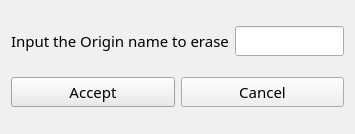
<?xml version="1.0" encoding="UTF-8"?>
<ui version="4.0">
 <class>Erase_Credential_Window</class>
 <widget class="QDialog" name="Erase_Credential_Window">
  <property name="geometry">
   <rect>
    <x>0</x>
    <y>0</y>
    <width>355</width>
    <height>134</height>
   </rect>
  </property>
  <property name="palette">
   <palette>
    <active>
     <colorrole role="WindowText">
      <brush brushstyle="SolidPattern">
       <color alpha="255">
        <red>0</red>
        <green>0</green>
        <blue>0</blue>
       </color>
      </brush>
     </colorrole>
     <colorrole role="Button">
      <brush brushstyle="SolidPattern">
       <color alpha="255">
        <red>247</red>
        <green>127</green>
        <blue>0</blue>
       </color>
      </brush>
     </colorrole>
     <colorrole role="Light">
      <brush brushstyle="SolidPattern">
       <color alpha="255">
        <red>255</red>
        <green>0</green>
        <blue>0</blue>
       </color>
      </brush>
     </colorrole>
     <colorrole role="Midlight">
      <brush brushstyle="SolidPattern">
       <color alpha="255">
        <red>255</red>
        <green>0</green>
        <blue>0</blue>
       </color>
      </brush>
     </colorrole>
     <colorrole role="Dark">
      <brush brushstyle="SolidPattern">
       <color alpha="255">
        <red>160</red>
        <green>160</green>
        <blue>160</blue>
       </color>
      </brush>
     </colorrole>
     <colorrole role="Mid">
      <brush brushstyle="SolidPattern">
       <color alpha="255">
        <red>160</red>
        <green>160</green>
        <blue>160</blue>
       </color>
      </brush>
     </colorrole>
     <colorrole role="Text">
      <brush brushstyle="SolidPattern">
       <color alpha="255">
        <red>0</red>
        <green>0</green>
        <blue>0</blue>
       </color>
      </brush>
     </colorrole>
     <colorrole role="BrightText">
      <brush brushstyle="SolidPattern">
       <color alpha="255">
        <red>255</red>
        <green>0</green>
        <blue>0</blue>
       </color>
      </brush>
     </colorrole>
     <colorrole role="ButtonText">
      <brush brushstyle="SolidPattern">
       <color alpha="255">
        <red>0</red>
        <green>0</green>
        <blue>0</blue>
       </color>
      </brush>
     </colorrole>
     <colorrole role="Base">
      <brush brushstyle="SolidPattern">
       <color alpha="255">
        <red>0</red>
        <green>120</green>
        <blue>215</blue>
       </color>
      </brush>
     </colorrole>
     <colorrole role="Window">
      <brush brushstyle="SolidPattern">
       <color alpha="255">
        <red>85</red>
        <green>170</green>
        <blue>255</blue>
       </color>
      </brush>
     </colorrole>
     <colorrole role="Shadow">
      <brush brushstyle="SolidPattern">
       <color alpha="255">
        <red>105</red>
        <green>105</green>
        <blue>105</blue>
       </color>
      </brush>
     </colorrole>
     <colorrole role="Highlight">
      <brush brushstyle="SolidPattern">
       <color alpha="255">
        <red>0</red>
        <green>120</green>
        <blue>215</blue>
       </color>
      </brush>
     </colorrole>
     <colorrole role="HighlightedText">
      <brush brushstyle="SolidPattern">
       <color alpha="255">
        <red>247</red>
        <green>127</green>
        <blue>0</blue>
       </color>
      </brush>
     </colorrole>
     <colorrole role="Link">
      <brush brushstyle="SolidPattern">
       <color alpha="255">
        <red>0</red>
        <green>0</green>
        <blue>255</blue>
       </color>
      </brush>
     </colorrole>
     <colorrole role="LinkVisited">
      <brush brushstyle="SolidPattern">
       <color alpha="255">
        <red>255</red>
        <green>0</green>
        <blue>255</blue>
       </color>
      </brush>
     </colorrole>
     <colorrole role="AlternateBase">
      <brush brushstyle="SolidPattern">
       <color alpha="255">
        <red>247</red>
        <green>127</green>
        <blue>0</blue>
       </color>
      </brush>
     </colorrole>
     <colorrole role="NoRole">
      <brush brushstyle="NoBrush">
       <color alpha="255">
        <red>0</red>
        <green>0</green>
        <blue>0</blue>
       </color>
      </brush>
     </colorrole>
     <colorrole role="ToolTipBase">
      <brush brushstyle="SolidPattern">
       <color alpha="255">
        <red>255</red>
        <green>0</green>
        <blue>0</blue>
       </color>
      </brush>
     </colorrole>
     <colorrole role="ToolTipText">
      <brush brushstyle="SolidPattern">
       <color alpha="255">
        <red>0</red>
        <green>0</green>
        <blue>0</blue>
       </color>
      </brush>
     </colorrole>
     <colorrole role="PlaceholderText">
      <brush brushstyle="SolidPattern">
       <color alpha="128">
        <red>0</red>
        <green>0</green>
        <blue>0</blue>
       </color>
      </brush>
     </colorrole>
    </active>
    <inactive>
     <colorrole role="WindowText">
      <brush brushstyle="SolidPattern">
       <color alpha="255">
        <red>0</red>
        <green>0</green>
        <blue>0</blue>
       </color>
      </brush>
     </colorrole>
     <colorrole role="Button">
      <brush brushstyle="SolidPattern">
       <color alpha="255">
        <red>240</red>
        <green>240</green>
        <blue>240</blue>
       </color>
      </brush>
     </colorrole>
     <colorrole role="Light">
      <brush brushstyle="SolidPattern">
       <color alpha="255">
        <red>255</red>
        <green>255</green>
        <blue>255</blue>
       </color>
      </brush>
     </colorrole>
     <colorrole role="Midlight">
      <brush brushstyle="SolidPattern">
       <color alpha="255">
        <red>227</red>
        <green>227</green>
        <blue>227</blue>
       </color>
      </brush>
     </colorrole>
     <colorrole role="Dark">
      <brush brushstyle="SolidPattern">
       <color alpha="255">
        <red>160</red>
        <green>160</green>
        <blue>160</blue>
       </color>
      </brush>
     </colorrole>
     <colorrole role="Mid">
      <brush brushstyle="SolidPattern">
       <color alpha="255">
        <red>160</red>
        <green>160</green>
        <blue>160</blue>
       </color>
      </brush>
     </colorrole>
     <colorrole role="Text">
      <brush brushstyle="SolidPattern">
       <color alpha="255">
        <red>0</red>
        <green>0</green>
        <blue>0</blue>
       </color>
      </brush>
     </colorrole>
     <colorrole role="BrightText">
      <brush brushstyle="SolidPattern">
       <color alpha="255">
        <red>255</red>
        <green>255</green>
        <blue>255</blue>
       </color>
      </brush>
     </colorrole>
     <colorrole role="ButtonText">
      <brush brushstyle="SolidPattern">
       <color alpha="255">
        <red>0</red>
        <green>0</green>
        <blue>0</blue>
       </color>
      </brush>
     </colorrole>
     <colorrole role="Base">
      <brush brushstyle="SolidPattern">
       <color alpha="255">
        <red>255</red>
        <green>255</green>
        <blue>255</blue>
       </color>
      </brush>
     </colorrole>
     <colorrole role="Window">
      <brush brushstyle="SolidPattern">
       <color alpha="255">
        <red>240</red>
        <green>240</green>
        <blue>240</blue>
       </color>
      </brush>
     </colorrole>
     <colorrole role="Shadow">
      <brush brushstyle="SolidPattern">
       <color alpha="255">
        <red>105</red>
        <green>105</green>
        <blue>105</blue>
       </color>
      </brush>
     </colorrole>
     <colorrole role="Highlight">
      <brush brushstyle="SolidPattern">
       <color alpha="255">
        <red>240</red>
        <green>240</green>
        <blue>240</blue>
       </color>
      </brush>
     </colorrole>
     <colorrole role="HighlightedText">
      <brush brushstyle="SolidPattern">
       <color alpha="255">
        <red>0</red>
        <green>0</green>
        <blue>0</blue>
       </color>
      </brush>
     </colorrole>
     <colorrole role="Link">
      <brush brushstyle="SolidPattern">
       <color alpha="255">
        <red>0</red>
        <green>0</green>
        <blue>255</blue>
       </color>
      </brush>
     </colorrole>
     <colorrole role="LinkVisited">
      <brush brushstyle="SolidPattern">
       <color alpha="255">
        <red>255</red>
        <green>0</green>
        <blue>255</blue>
       </color>
      </brush>
     </colorrole>
     <colorrole role="AlternateBase">
      <brush brushstyle="SolidPattern">
       <color alpha="255">
        <red>233</red>
        <green>231</green>
        <blue>227</blue>
       </color>
      </brush>
     </colorrole>
     <colorrole role="NoRole">
      <brush brushstyle="NoBrush">
       <color alpha="255">
        <red>0</red>
        <green>0</green>
        <blue>0</blue>
       </color>
      </brush>
     </colorrole>
     <colorrole role="ToolTipBase">
      <brush brushstyle="SolidPattern">
       <color alpha="255">
        <red>255</red>
        <green>255</green>
        <blue>220</blue>
       </color>
      </brush>
     </colorrole>
     <colorrole role="ToolTipText">
      <brush brushstyle="SolidPattern">
       <color alpha="255">
        <red>0</red>
        <green>0</green>
        <blue>0</blue>
       </color>
      </brush>
     </colorrole>
     <colorrole role="PlaceholderText">
      <brush brushstyle="SolidPattern">
       <color alpha="128">
        <red>0</red>
        <green>0</green>
        <blue>0</blue>
       </color>
      </brush>
     </colorrole>
    </inactive>
    <disabled>
     <colorrole role="WindowText">
      <brush brushstyle="SolidPattern">
       <color alpha="255">
        <red>120</red>
        <green>120</green>
        <blue>120</blue>
       </color>
      </brush>
     </colorrole>
     <colorrole role="Button">
      <brush brushstyle="SolidPattern">
       <color alpha="255">
        <red>247</red>
        <green>127</green>
        <blue>0</blue>
       </color>
      </brush>
     </colorrole>
     <colorrole role="Light">
      <brush brushstyle="SolidPattern">
       <color alpha="255">
        <red>255</red>
        <green>0</green>
        <blue>0</blue>
       </color>
      </brush>
     </colorrole>
     <colorrole role="Midlight">
      <brush brushstyle="SolidPattern">
       <color alpha="255">
        <red>255</red>
        <green>0</green>
        <blue>0</blue>
       </color>
      </brush>
     </colorrole>
     <colorrole role="Dark">
      <brush brushstyle="SolidPattern">
       <color alpha="255">
        <red>160</red>
        <green>160</green>
        <blue>160</blue>
       </color>
      </brush>
     </colorrole>
     <colorrole role="Mid">
      <brush brushstyle="SolidPattern">
       <color alpha="255">
        <red>160</red>
        <green>160</green>
        <blue>160</blue>
       </color>
      </brush>
     </colorrole>
     <colorrole role="Text">
      <brush brushstyle="SolidPattern">
       <color alpha="255">
        <red>120</red>
        <green>120</green>
        <blue>120</blue>
       </color>
      </brush>
     </colorrole>
     <colorrole role="BrightText">
      <brush brushstyle="SolidPattern">
       <color alpha="255">
        <red>255</red>
        <green>0</green>
        <blue>0</blue>
       </color>
      </brush>
     </colorrole>
     <colorrole role="ButtonText">
      <brush brushstyle="SolidPattern">
       <color alpha="255">
        <red>120</red>
        <green>120</green>
        <blue>120</blue>
       </color>
      </brush>
     </colorrole>
     <colorrole role="Base">
      <brush brushstyle="SolidPattern">
       <color alpha="255">
        <red>85</red>
        <green>170</green>
        <blue>255</blue>
       </color>
      </brush>
     </colorrole>
     <colorrole role="Window">
      <brush brushstyle="SolidPattern">
       <color alpha="255">
        <red>85</red>
        <green>170</green>
        <blue>255</blue>
       </color>
      </brush>
     </colorrole>
     <colorrole role="Shadow">
      <brush brushstyle="SolidPattern">
       <color alpha="255">
        <red>0</red>
        <green>0</green>
        <blue>0</blue>
       </color>
      </brush>
     </colorrole>
     <colorrole role="Highlight">
      <brush brushstyle="SolidPattern">
       <color alpha="255">
        <red>0</red>
        <green>120</green>
        <blue>215</blue>
       </color>
      </brush>
     </colorrole>
     <colorrole role="HighlightedText">
      <brush brushstyle="SolidPattern">
       <color alpha="255">
        <red>255</red>
        <green>255</green>
        <blue>255</blue>
       </color>
      </brush>
     </colorrole>
     <colorrole role="Link">
      <brush brushstyle="SolidPattern">
       <color alpha="255">
        <red>0</red>
        <green>0</green>
        <blue>255</blue>
       </color>
      </brush>
     </colorrole>
     <colorrole role="LinkVisited">
      <brush brushstyle="SolidPattern">
       <color alpha="255">
        <red>255</red>
        <green>0</green>
        <blue>255</blue>
       </color>
      </brush>
     </colorrole>
     <colorrole role="AlternateBase">
      <brush brushstyle="SolidPattern">
       <color alpha="255">
        <red>247</red>
        <green>247</green>
        <blue>247</blue>
       </color>
      </brush>
     </colorrole>
     <colorrole role="NoRole">
      <brush brushstyle="NoBrush">
       <color alpha="255">
        <red>0</red>
        <green>0</green>
        <blue>0</blue>
       </color>
      </brush>
     </colorrole>
     <colorrole role="ToolTipBase">
      <brush brushstyle="SolidPattern">
       <color alpha="255">
        <red>255</red>
        <green>255</green>
        <blue>220</blue>
       </color>
      </brush>
     </colorrole>
     <colorrole role="ToolTipText">
      <brush brushstyle="SolidPattern">
       <color alpha="255">
        <red>0</red>
        <green>0</green>
        <blue>0</blue>
       </color>
      </brush>
     </colorrole>
     <colorrole role="PlaceholderText">
      <brush brushstyle="SolidPattern">
       <color alpha="128">
        <red>0</red>
        <green>0</green>
        <blue>0</blue>
       </color>
      </brush>
     </colorrole>
    </disabled>
   </palette>
  </property>
  <property name="font">
   <font>
    <family>Reem Kufi</family>
    <pointsize>11</pointsize>
   </font>
  </property>
  <property name="windowTitle">
   <string>Erase Credential</string>
  </property>
  <layout class="QHBoxLayout" name="horizontalLayout_3">
   <item>
    <layout class="QVBoxLayout" name="verticalLayout">
     <item>
      <layout class="QHBoxLayout" name="horizontalLayout">
       <item>
        <widget class="QLabel" name="label">
         <property name="text">
          <string>Input the Origin name to erase</string>
         </property>
        </widget>
       </item>
       <item>
        <widget class="QLineEdit" name="itemEraseLineEdit">
         <property name="palette">
          <palette>
           <active>
            <colorrole role="WindowText">
             <brush brushstyle="SolidPattern">
              <color alpha="255">
               <red>0</red>
               <green>0</green>
               <blue>0</blue>
              </color>
             </brush>
            </colorrole>
            <colorrole role="Button">
             <brush brushstyle="SolidPattern">
              <color alpha="255">
               <red>247</red>
               <green>127</green>
               <blue>0</blue>
              </color>
             </brush>
            </colorrole>
            <colorrole role="Light">
             <brush brushstyle="SolidPattern">
              <color alpha="255">
               <red>255</red>
               <green>0</green>
               <blue>0</blue>
              </color>
             </brush>
            </colorrole>
            <colorrole role="Midlight">
             <brush brushstyle="SolidPattern">
              <color alpha="255">
               <red>255</red>
               <green>0</green>
               <blue>0</blue>
              </color>
             </brush>
            </colorrole>
            <colorrole role="Dark">
             <brush brushstyle="SolidPattern">
              <color alpha="255">
               <red>160</red>
               <green>160</green>
               <blue>160</blue>
              </color>
             </brush>
            </colorrole>
            <colorrole role="Mid">
             <brush brushstyle="SolidPattern">
              <color alpha="255">
               <red>160</red>
               <green>160</green>
               <blue>160</blue>
              </color>
             </brush>
            </colorrole>
            <colorrole role="Text">
             <brush brushstyle="SolidPattern">
              <color alpha="255">
               <red>0</red>
               <green>0</green>
               <blue>0</blue>
              </color>
             </brush>
            </colorrole>
            <colorrole role="BrightText">
             <brush brushstyle="SolidPattern">
              <color alpha="255">
               <red>255</red>
               <green>0</green>
               <blue>0</blue>
              </color>
             </brush>
            </colorrole>
            <colorrole role="ButtonText">
             <brush brushstyle="SolidPattern">
              <color alpha="255">
               <red>0</red>
               <green>0</green>
               <blue>0</blue>
              </color>
             </brush>
            </colorrole>
            <colorrole role="Base">
             <brush brushstyle="SolidPattern">
              <color alpha="255">
               <red>0</red>
               <green>120</green>
               <blue>215</blue>
              </color>
             </brush>
            </colorrole>
            <colorrole role="Window">
             <brush brushstyle="SolidPattern">
              <color alpha="255">
               <red>85</red>
               <green>170</green>
               <blue>255</blue>
              </color>
             </brush>
            </colorrole>
            <colorrole role="Shadow">
             <brush brushstyle="SolidPattern">
              <color alpha="255">
               <red>105</red>
               <green>105</green>
               <blue>105</blue>
              </color>
             </brush>
            </colorrole>
            <colorrole role="Highlight">
             <brush brushstyle="SolidPattern">
              <color alpha="255">
               <red>0</red>
               <green>120</green>
               <blue>215</blue>
              </color>
             </brush>
            </colorrole>
            <colorrole role="HighlightedText">
             <brush brushstyle="SolidPattern">
              <color alpha="255">
               <red>247</red>
               <green>127</green>
               <blue>0</blue>
              </color>
             </brush>
            </colorrole>
            <colorrole role="Link">
             <brush brushstyle="SolidPattern">
              <color alpha="255">
               <red>0</red>
               <green>0</green>
               <blue>255</blue>
              </color>
             </brush>
            </colorrole>
            <colorrole role="LinkVisited">
             <brush brushstyle="SolidPattern">
              <color alpha="255">
               <red>255</red>
               <green>0</green>
               <blue>255</blue>
              </color>
             </brush>
            </colorrole>
            <colorrole role="AlternateBase">
             <brush brushstyle="SolidPattern">
              <color alpha="255">
               <red>247</red>
               <green>127</green>
               <blue>0</blue>
              </color>
             </brush>
            </colorrole>
            <colorrole role="NoRole">
             <brush brushstyle="NoBrush">
              <color alpha="255">
               <red>0</red>
               <green>0</green>
               <blue>0</blue>
              </color>
             </brush>
            </colorrole>
            <colorrole role="ToolTipBase">
             <brush brushstyle="SolidPattern">
              <color alpha="255">
               <red>255</red>
               <green>0</green>
               <blue>0</blue>
              </color>
             </brush>
            </colorrole>
            <colorrole role="ToolTipText">
             <brush brushstyle="SolidPattern">
              <color alpha="255">
               <red>0</red>
               <green>0</green>
               <blue>0</blue>
              </color>
             </brush>
            </colorrole>
            <colorrole role="PlaceholderText">
             <brush brushstyle="SolidPattern">
              <color alpha="128">
               <red>0</red>
               <green>0</green>
               <blue>0</blue>
              </color>
             </brush>
            </colorrole>
           </active>
           <inactive>
            <colorrole role="WindowText">
             <brush brushstyle="SolidPattern">
              <color alpha="255">
               <red>0</red>
               <green>0</green>
               <blue>0</blue>
              </color>
             </brush>
            </colorrole>
            <colorrole role="Button">
             <brush brushstyle="SolidPattern">
              <color alpha="255">
               <red>240</red>
               <green>240</green>
               <blue>240</blue>
              </color>
             </brush>
            </colorrole>
            <colorrole role="Light">
             <brush brushstyle="SolidPattern">
              <color alpha="255">
               <red>255</red>
               <green>255</green>
               <blue>255</blue>
              </color>
             </brush>
            </colorrole>
            <colorrole role="Midlight">
             <brush brushstyle="SolidPattern">
              <color alpha="255">
               <red>227</red>
               <green>227</green>
               <blue>227</blue>
              </color>
             </brush>
            </colorrole>
            <colorrole role="Dark">
             <brush brushstyle="SolidPattern">
              <color alpha="255">
               <red>160</red>
               <green>160</green>
               <blue>160</blue>
              </color>
             </brush>
            </colorrole>
            <colorrole role="Mid">
             <brush brushstyle="SolidPattern">
              <color alpha="255">
               <red>160</red>
               <green>160</green>
               <blue>160</blue>
              </color>
             </brush>
            </colorrole>
            <colorrole role="Text">
             <brush brushstyle="SolidPattern">
              <color alpha="255">
               <red>0</red>
               <green>0</green>
               <blue>0</blue>
              </color>
             </brush>
            </colorrole>
            <colorrole role="BrightText">
             <brush brushstyle="SolidPattern">
              <color alpha="255">
               <red>255</red>
               <green>255</green>
               <blue>255</blue>
              </color>
             </brush>
            </colorrole>
            <colorrole role="ButtonText">
             <brush brushstyle="SolidPattern">
              <color alpha="255">
               <red>0</red>
               <green>0</green>
               <blue>0</blue>
              </color>
             </brush>
            </colorrole>
            <colorrole role="Base">
             <brush brushstyle="SolidPattern">
              <color alpha="255">
               <red>255</red>
               <green>255</green>
               <blue>255</blue>
              </color>
             </brush>
            </colorrole>
            <colorrole role="Window">
             <brush brushstyle="SolidPattern">
              <color alpha="255">
               <red>240</red>
               <green>240</green>
               <blue>240</blue>
              </color>
             </brush>
            </colorrole>
            <colorrole role="Shadow">
             <brush brushstyle="SolidPattern">
              <color alpha="255">
               <red>105</red>
               <green>105</green>
               <blue>105</blue>
              </color>
             </brush>
            </colorrole>
            <colorrole role="Highlight">
             <brush brushstyle="SolidPattern">
              <color alpha="255">
               <red>240</red>
               <green>240</green>
               <blue>240</blue>
              </color>
             </brush>
            </colorrole>
            <colorrole role="HighlightedText">
             <brush brushstyle="SolidPattern">
              <color alpha="255">
               <red>0</red>
               <green>0</green>
               <blue>0</blue>
              </color>
             </brush>
            </colorrole>
            <colorrole role="Link">
             <brush brushstyle="SolidPattern">
              <color alpha="255">
               <red>0</red>
               <green>0</green>
               <blue>255</blue>
              </color>
             </brush>
            </colorrole>
            <colorrole role="LinkVisited">
             <brush brushstyle="SolidPattern">
              <color alpha="255">
               <red>255</red>
               <green>0</green>
               <blue>255</blue>
              </color>
             </brush>
            </colorrole>
            <colorrole role="AlternateBase">
             <brush brushstyle="SolidPattern">
              <color alpha="255">
               <red>233</red>
               <green>231</green>
               <blue>227</blue>
              </color>
             </brush>
            </colorrole>
            <colorrole role="NoRole">
             <brush brushstyle="NoBrush">
              <color alpha="255">
               <red>0</red>
               <green>0</green>
               <blue>0</blue>
              </color>
             </brush>
            </colorrole>
            <colorrole role="ToolTipBase">
             <brush brushstyle="SolidPattern">
              <color alpha="255">
               <red>255</red>
               <green>255</green>
               <blue>220</blue>
              </color>
             </brush>
            </colorrole>
            <colorrole role="ToolTipText">
             <brush brushstyle="SolidPattern">
              <color alpha="255">
               <red>0</red>
               <green>0</green>
               <blue>0</blue>
              </color>
             </brush>
            </colorrole>
            <colorrole role="PlaceholderText">
             <brush brushstyle="SolidPattern">
              <color alpha="128">
               <red>0</red>
               <green>0</green>
               <blue>0</blue>
              </color>
             </brush>
            </colorrole>
           </inactive>
           <disabled>
            <colorrole role="WindowText">
             <brush brushstyle="SolidPattern">
              <color alpha="255">
               <red>120</red>
               <green>120</green>
               <blue>120</blue>
              </color>
             </brush>
            </colorrole>
            <colorrole role="Button">
             <brush brushstyle="SolidPattern">
              <color alpha="255">
               <red>247</red>
               <green>127</green>
               <blue>0</blue>
              </color>
             </brush>
            </colorrole>
            <colorrole role="Light">
             <brush brushstyle="SolidPattern">
              <color alpha="255">
               <red>255</red>
               <green>0</green>
               <blue>0</blue>
              </color>
             </brush>
            </colorrole>
            <colorrole role="Midlight">
             <brush brushstyle="SolidPattern">
              <color alpha="255">
               <red>255</red>
               <green>0</green>
               <blue>0</blue>
              </color>
             </brush>
            </colorrole>
            <colorrole role="Dark">
             <brush brushstyle="SolidPattern">
              <color alpha="255">
               <red>160</red>
               <green>160</green>
               <blue>160</blue>
              </color>
             </brush>
            </colorrole>
            <colorrole role="Mid">
             <brush brushstyle="SolidPattern">
              <color alpha="255">
               <red>160</red>
               <green>160</green>
               <blue>160</blue>
              </color>
             </brush>
            </colorrole>
            <colorrole role="Text">
             <brush brushstyle="SolidPattern">
              <color alpha="255">
               <red>120</red>
               <green>120</green>
               <blue>120</blue>
              </color>
             </brush>
            </colorrole>
            <colorrole role="BrightText">
             <brush brushstyle="SolidPattern">
              <color alpha="255">
               <red>255</red>
               <green>0</green>
               <blue>0</blue>
              </color>
             </brush>
            </colorrole>
            <colorrole role="ButtonText">
             <brush brushstyle="SolidPattern">
              <color alpha="255">
               <red>120</red>
               <green>120</green>
               <blue>120</blue>
              </color>
             </brush>
            </colorrole>
            <colorrole role="Base">
             <brush brushstyle="SolidPattern">
              <color alpha="255">
               <red>85</red>
               <green>170</green>
               <blue>255</blue>
              </color>
             </brush>
            </colorrole>
            <colorrole role="Window">
             <brush brushstyle="SolidPattern">
              <color alpha="255">
               <red>85</red>
               <green>170</green>
               <blue>255</blue>
              </color>
             </brush>
            </colorrole>
            <colorrole role="Shadow">
             <brush brushstyle="SolidPattern">
              <color alpha="255">
               <red>0</red>
               <green>0</green>
               <blue>0</blue>
              </color>
             </brush>
            </colorrole>
            <colorrole role="Highlight">
             <brush brushstyle="SolidPattern">
              <color alpha="255">
               <red>0</red>
               <green>120</green>
               <blue>215</blue>
              </color>
             </brush>
            </colorrole>
            <colorrole role="HighlightedText">
             <brush brushstyle="SolidPattern">
              <color alpha="255">
               <red>255</red>
               <green>255</green>
               <blue>255</blue>
              </color>
             </brush>
            </colorrole>
            <colorrole role="Link">
             <brush brushstyle="SolidPattern">
              <color alpha="255">
               <red>0</red>
               <green>0</green>
               <blue>255</blue>
              </color>
             </brush>
            </colorrole>
            <colorrole role="LinkVisited">
             <brush brushstyle="SolidPattern">
              <color alpha="255">
               <red>255</red>
               <green>0</green>
               <blue>255</blue>
              </color>
             </brush>
            </colorrole>
            <colorrole role="AlternateBase">
             <brush brushstyle="SolidPattern">
              <color alpha="255">
               <red>247</red>
               <green>247</green>
               <blue>247</blue>
              </color>
             </brush>
            </colorrole>
            <colorrole role="NoRole">
             <brush brushstyle="NoBrush">
              <color alpha="255">
               <red>0</red>
               <green>0</green>
               <blue>0</blue>
              </color>
             </brush>
            </colorrole>
            <colorrole role="ToolTipBase">
             <brush brushstyle="SolidPattern">
              <color alpha="255">
               <red>255</red>
               <green>255</green>
               <blue>220</blue>
              </color>
             </brush>
            </colorrole>
            <colorrole role="ToolTipText">
             <brush brushstyle="SolidPattern">
              <color alpha="255">
               <red>0</red>
               <green>0</green>
               <blue>0</blue>
              </color>
             </brush>
            </colorrole>
            <colorrole role="PlaceholderText">
             <brush brushstyle="SolidPattern">
              <color alpha="128">
               <red>0</red>
               <green>0</green>
               <blue>0</blue>
              </color>
             </brush>
            </colorrole>
           </disabled>
          </palette>
         </property>
         <property name="font">
          <font>
           <family>Reem Kufi</family>
           <pointsize>11</pointsize>
          </font>
         </property>
         <property name="clearButtonEnabled">
          <bool>true</bool>
         </property>
        </widget>
       </item>
      </layout>
     </item>
     <item>
      <layout class="QHBoxLayout" name="horizontalLayout_2">
       <item>
        <widget class="QPushButton" name="acceptButton">
         <property name="text">
          <string>Accept</string>
         </property>
        </widget>
       </item>
       <item>
        <widget class="QPushButton" name="cancelButton">
         <property name="text">
          <string>Cancel</string>
         </property>
        </widget>
       </item>
      </layout>
     </item>
    </layout>
   </item>
  </layout>
 </widget>
 <resources/>
 <connections/>
</ui>
